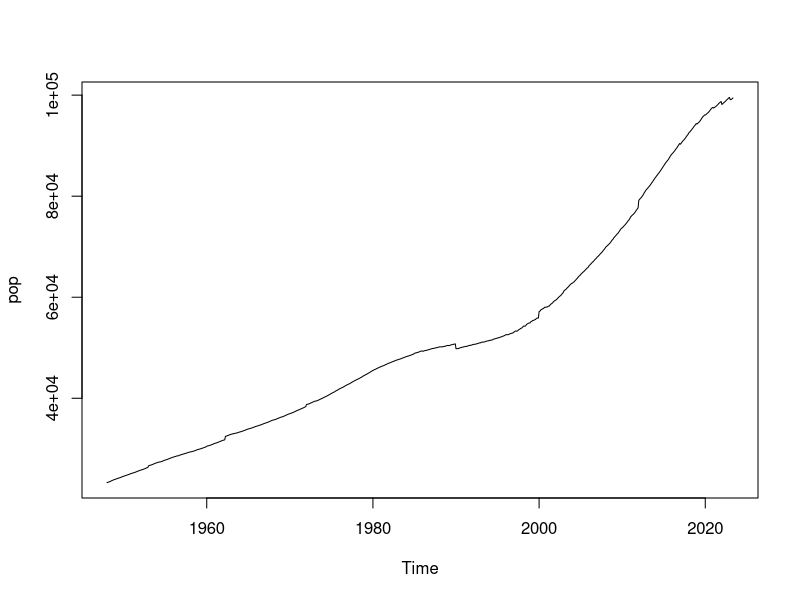
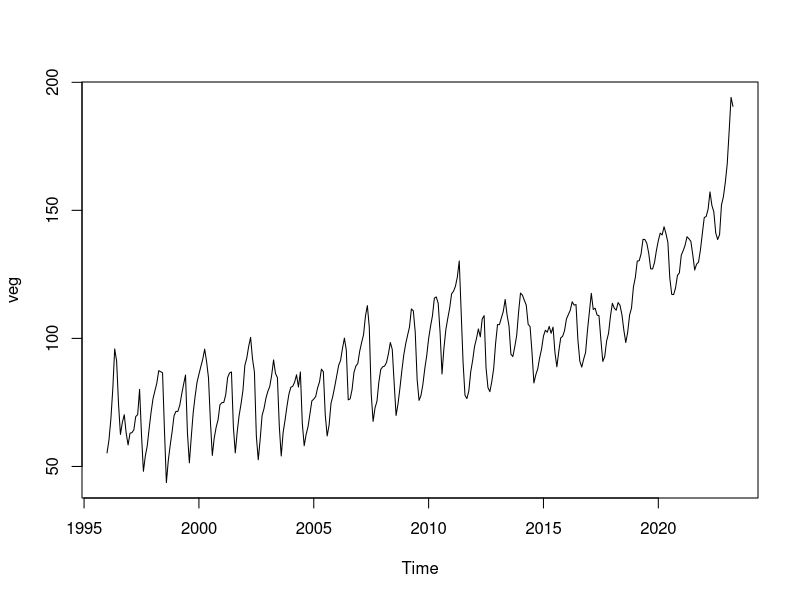
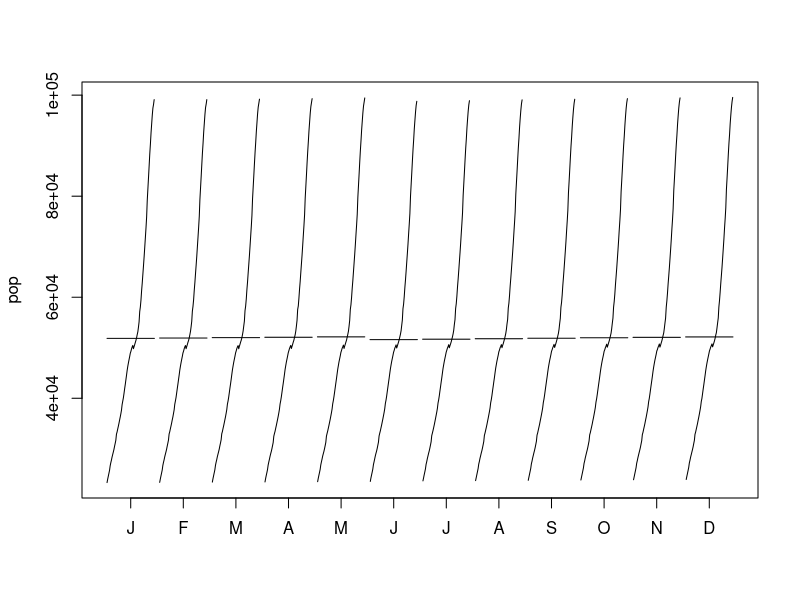
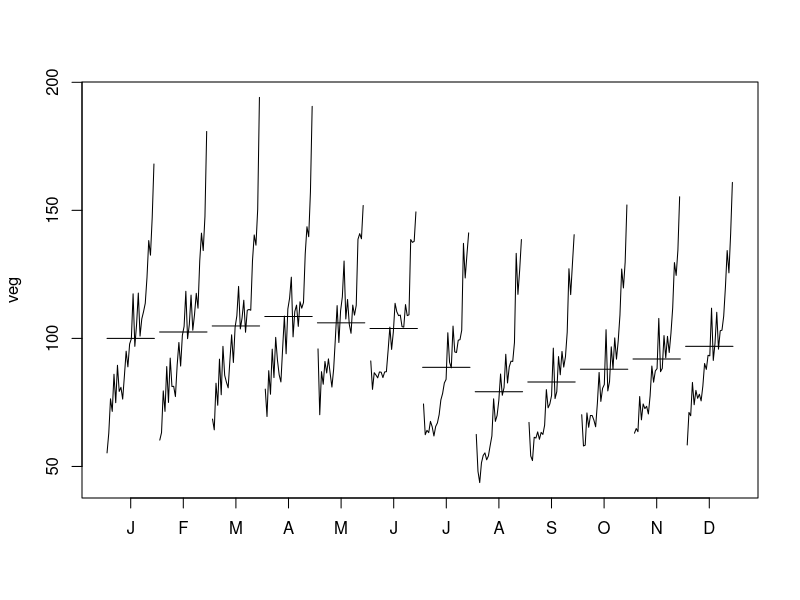
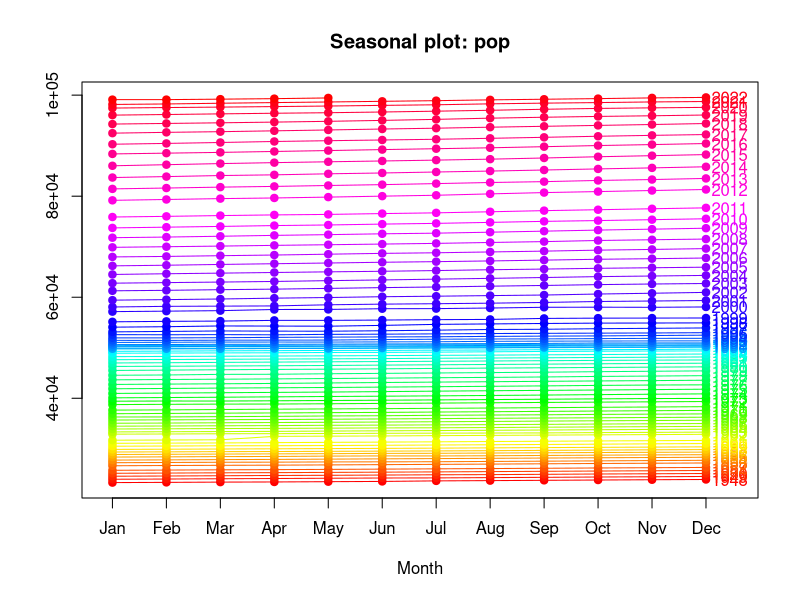
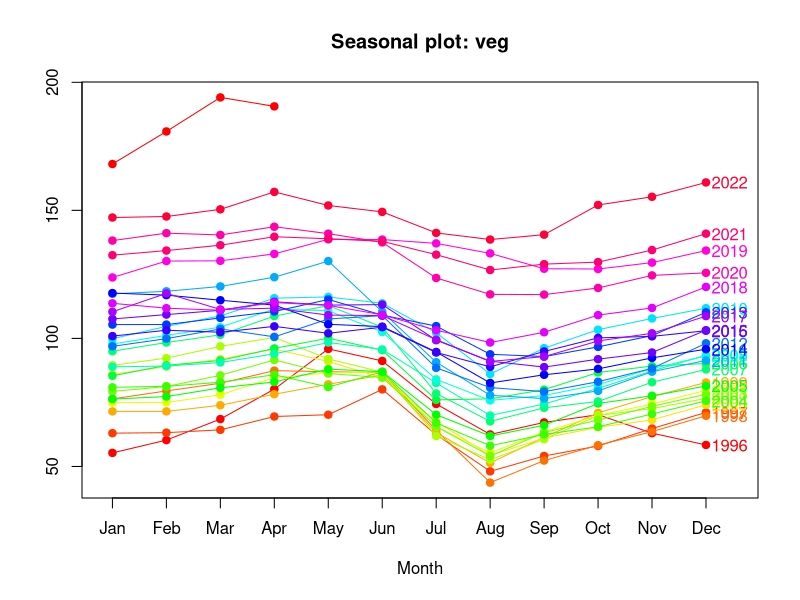
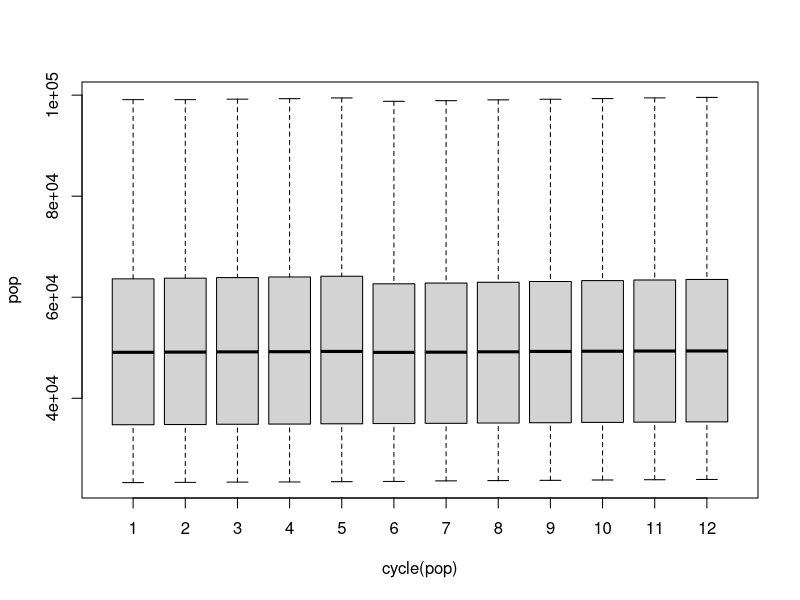
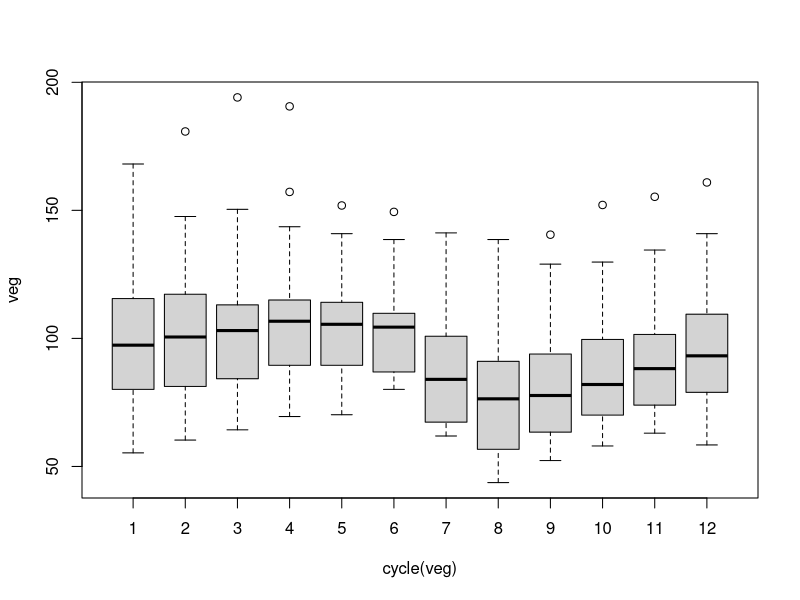

These charts were generated, in order, by the following R code:
setwd('C:/Users/marty/Desktop/GITHUB/ts')

#Wprowadzenie
#Analizowane szeregi czasowe dotyczą wielkości populacji ludzi w wieku powyżej 55 roku życia (włącznie) oraz cen warzyw w Polsce. 
#Analiza pierwszego zagadnienia ma na celu obserwację zmian zachodzących w społeczeństwie na całym świecie. Przewidywanie takich procesów jak starzenie się (lub odmładzanie) społeczeństwa wpływa np. na decyzje polityczne w sprawach polityki prorodzinnej czy prodemograficznej.

#Analiza cen warzyw w Polsce pozwoli zobrazować, jak na przestrzeni roku zmieniają się ceny warzyw. W zależności od miesiąca, wahania cen są mocno zauważalne; w trakcie zbiorów są najtańsze, a pożniej drożeją, co można powiązać np. z kosztami magazynowania i przechowywania w odpowiednich warunkach.
#Indeks harmonizowany cen towarów i usług konsumpcyjnych (Harmonized Index of Consumer Prices, HICP) jest miarą inflacji lub zmiany ogólnego poziomu cen. Wskaźnik ten jest stosowany w Unii Europejskiej do porównywania cen konsumpcyjnych między krajami członkowskimi.
#indeks 2015=100 oznacza, że wszystkie wartości indeksu są wyrażane jako odchylenia od poziomu cen z 2015 roku. Na przykład, jeśli indeks wynosi 105, oznacza to, że ceny wzrosły o 5% w porównaniu do roku referencyjnego.
#Oba zbiory danych pochodzą ze strony https://fred.stlouisfed.org/. (fred.stlouisfed.org - baza danych Rezerwy Federalnej) 
#Ten dotyczący populacji obejmuje okres od stycznia 1948 do maja 2023, a drugi, dotyczący cen warzyw, od stycznia 1996 do czerwca 2023.


## Wczytanie danych
pop <- read.csv('pop.csv')
veg <- read.csv('veg.csv')

colnames(pop) <- c('data','liczba')
colnames(veg) <- c('data', 'cena')

pop$data <- as.Date(pop$data)
pop$liczba <- as.numeric(pop$liczba)

veg$data <- as.Date(veg$data)
veg$cena <- as.numeric(veg$cena)

pop <- ts(pop$liczba, start=1948, frequency = 12)
pop

veg <- ts(veg$cena, start=1996, frequency = 12)
veg

is.ts(pop)
is.ts(veg)

## Omówienie głównych cech analizowanych szeregów na podstawie poznanych typów wykresów

## Wykresy punktowe
plot(pop)
plot(veg)


## Wykresy sezonowe
monthplot(pop)
monthplot(veg)

#Powyższa funkcja pochodzi z pakietu stats i przedstawia podzbiory danych dla kazdego z okresów - dla miesięcznytch szeregów, dla każdego miesiąca rysowane są odrębne szeregi czasowe zawierające wartości zaobserwowane w kolejnych latach. Ponadto wyznacznana jest średnia wartość zaznaczona poziomą linią.

library(forecast)

seasonplot(pop, 
           col = rainbow(75), 
           year.labels = TRUE, 
           pch = 19)

seasonplot(veg, 
           col = rainbow(27), 
           year.labels = TRUE, 
           pch = 19)

#Funkcja seasonplot z pakietu forecast pozwala na zaprezentowanie danych w rozbiciu na kolejne okresy jednostkowe. Forma taka pomaga analizować i zauważać zarówno sezonowość okresów jak i odstępstwom od wzorca sezonowości w poszczególnych okresach (np. jednostkowe, nietypowe zachowanie w konkretnym roku).

## Wykresy pudełkowe
boxplot(pop ~ cycle(pop))
boxplot(veg ~ cycle(veg))

#Wykres typu boxplot dostarcza nam syntetycznych informacji na temat zmienności szeregów dla poszczególnych okresów. Na wykresie mamy mediany, kwartyle(brzegi pudełek), wartości minimalne i maksymalne(wąsy) oraz wartości odstające (kropki)

## Wykresy rozrzutu dla wartości opóźnionych
lag.plot(pop, lags=12, do.lines=FALSE)
lag.plot(veg, lags=12, do.lines=FALSE)

#Wykres rozrzutu jest podstawowym narzędziem graficznym wykorzystywanym do badania zależności dwóch zmiennych w klasycznej analizie danych. Na wykresach rozrzutu dla wartości opóźnionych przedstawiamy zależność wartości szeregu od wartości przesuniętych o opóźnienie lag - rysujemy pary (X(t), X(t-lag)) dla kolejnych chwil t. Jeżeli punkty na wykresie przedstawiają jednorodną chmurę punktów, bez jakiejkolwiek struktury, świadczy to o braku istotnej zależności czasowej pomiędzy wartościami szeregu przesuniętymi o konkretne opóźnienie.

## Wykresy autokorelacji ACF
acf(pop)
acf(veg)

## Wykresy cząstkowej korelacji PACF
pacf(pop)
pacf(veg)

## Dekompozycja

#Dekompozycja addytywna szeregu z trendem
dpop <- decompose(pop, type = "additive")
plot(dpop)

#Dekompozycja addytywna szeregu z sezonowością
dveg <- decompose(veg, type = "additive")
plot(dveg)

#Dekompozycja multiplikatywna szeregu z trendem
dpop <- decompose(pop, type = "multiplicative")
plot(dpop)

#Dekompozycja multiplikatywna szeregu z sezonowością
dveg <- decompose(veg, type = "multiplicative")
plot(dveg)

#Dekompozycja za pomocą ruchomej średniej szeregu z trendem
ts1ma1 <- filter(pop, sides=2, filter=rep(1/3,3))
ts1ma2 <- filter(pop, sides=2, filter=rep(1/7,7))
ts1ma3 <- filter(pop, sides=2, filter=rep(1/11,11))
plot(pop, col="black", lty=2)
lines(ts1ma1, col="red", lty=2)
lines(ts1ma2, col="blue", lty=2)
lines(ts1ma3, col="green", lty=2)

#Dekompozycja za pomocą ruchomej średniej szeregu z sezonowością
ts1ma11 <- filter(veg, sides=2, filter=rep(1/3,3))
ts1ma22 <- filter(veg, sides=2, filter=rep(1/7,7))
ts1ma33 <- filter(veg, sides=2, filter=rep(1/11,11))
ts1ma44 <- filter(veg, sides=2, filter=rep(1/20,20))

plot(veg, col="black", lty=2)
lines(ts1ma11, col="red", lty=2)
lines(ts1ma22, col="blue", lty=2)
lines(ts1ma33, col="green", lty=2)
lines(ts1ma44, col="purple", lty=2)

#Dekompozycja wielomianowa szeregu z trendem
pop_poly1 <- tslm(pop~trend)
pop_poly2 <- tslm(pop ~ trend + season)

plot(pop)
lines(fitted(pop_poly1), col = "blue", lty = 1)
lines(fitted(pop_poly2), col = "red", lty = 2)

#Dekompozycja wielomianowa szeregu z sezonowością
veg_poly1 <- tslm(veg~trend)
veg_poly2 <- tslm(veg ~ trend + season)

plot(veg)
lines(fitted(veg_poly1), col = "blue", lty = 1)
lines(fitted(veg_poly2), col = "red", lty = 2)
